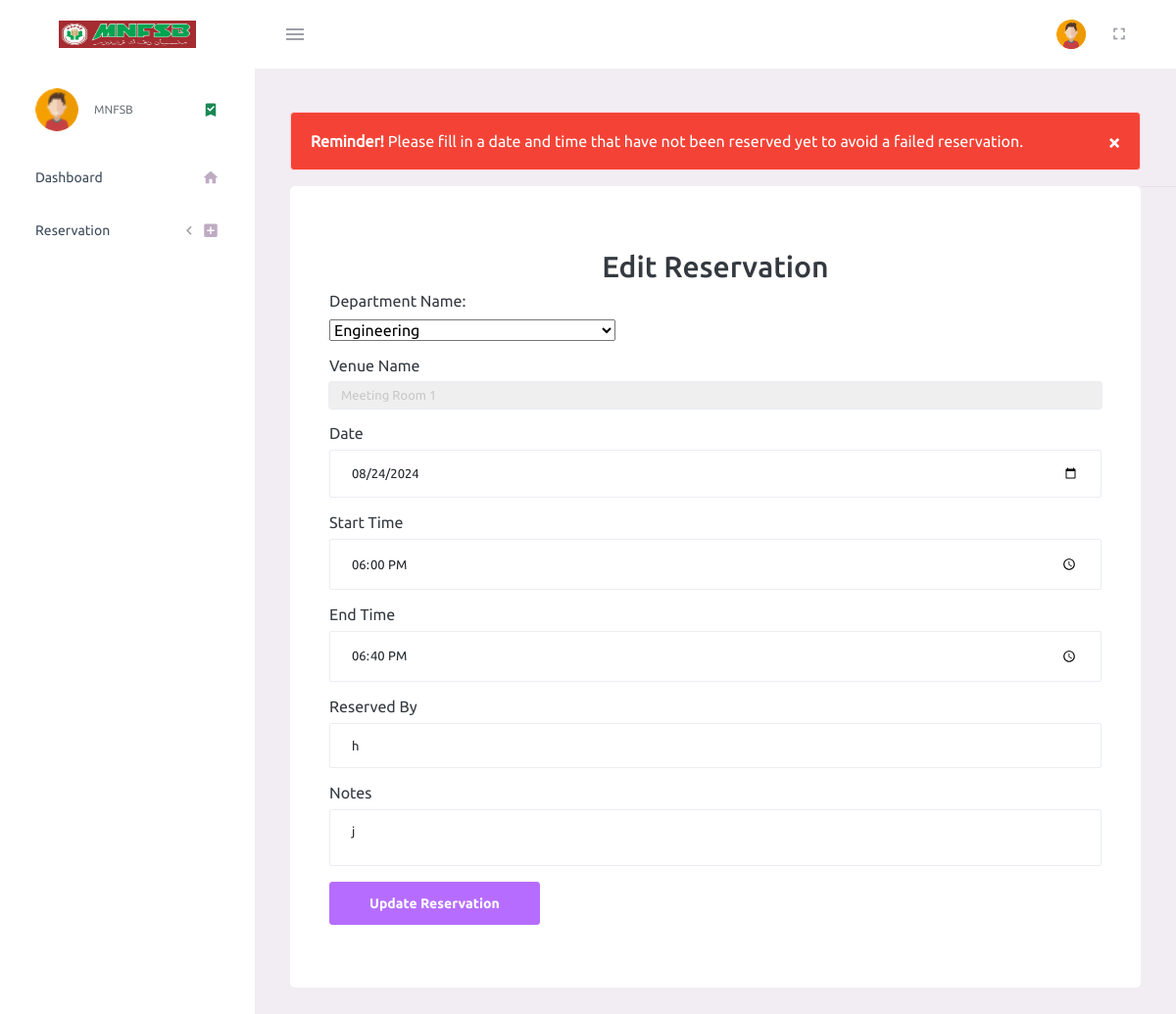
Screenshot of /newEdit.php?id=53 with the database file from the repository.
### tables this page shows
CREATE TABLE `reservation` (
  `resevID` int NOT NULL,
  `DeptName` varchar(350) NOT NULL,
  `activity` varchar(500) NOT NULL,
  `start_time` varchar(256) NOT NULL,
  `end_time` varchar(256) NOT NULL,
  `date` date DEFAULT NULL,
  `reserved_by` varchar(256) NOT NULL,
  `VenueId` int NOT NULL
);

### newEdit.php (the view, shortened to what this page needs)
<head>
<link rel="stylesheet" href="//code.jquery.com/ui/1.12.1/themes/base/jquery-ui.css">
</head>
<?php
$host = "localhost";
$username = "root";
$password = "";
$database = "onlinebooking";
$conn = new mysqli($host, $username, $password, $database);
if (isset($_GET['id'])) {
    $resevID = $_GET['id'];
    $sql = "SELECT reservation.*, venue.VenueName
        FROM reservation
        LEFT JOIN venue ON reservation.VenueId = venue.VenueId
        WHERE reservation.resevID = $resevID";
    $result = $conn->query($sql);
    if ($result->num_rows > 0) {
        $row = $result->fetch_assoc();
        $venue_sql = "SELECT VenueId, VenueName FROM venue";
        $venue_result = $conn->query($venue_sql);
        include 'head.php';
        echo '<body>
            <div class="container-scroller">
                ';
        echo '<nav class="navbar default-layout-navbar col-lg-12 col-12 p-0 fixed-top d-flex flex-row">';
        include 'navBarAfter.php';
        $currentDept = $row["DeptName"];
        echo '</nav>
        <div class="main-panel">
            <div class="content-wrapper">
                <div class="alert alert-danger">
                    <span class="closebtn" onclick="this.parentElement.style.display=\'none\';">&times;</span>
                    <strong>Reminder!</strong> Please fill in a date and time that have not been reserved yet to avoid a failed reservation.
                </div>
                <div>
                    <div class="row">
                        <div class="col-lg-12 grid-margin stretch-card">
                            <div class="card">
                                <div class="card-body">
                                    <h2 class="text-center mt-4">Edit Reservation</h2>
                                    <form action="updateResv.php" method="POST" autocomplete="off">
                                        <input type="hidden" name="resevID" value="' . htmlspecialchars($resevID) . '">
                                        <div class="mb-3">
                                            <label for="DeptName">Department Name:</label>
                                            <div style="margin-top: 10px;"></div>
                                            <select name="DeptName" id="DeptName">
                                                <option value="">--- Choose a department ---</option>';
        $departments = [
            "Human Resource(HR)",
            "Production",
            "Engineering",
            "Finance",
            "Logistic",
            "Health, Safety and Environment(HSE)",
            "Quality Assurance(QA)",
            "Procurement",
            "Technical Services"
        ];
        foreach ($departments as $dept) {
            $selected = ($currentDept == $dept) ? 'selected' : '';
            echo '<option value="' . htmlspecialchars($dept) . '" ' . $selected . '>' . htmlspecialchars($dept) . '</option>';
        }
        echo '              </select>
                        </div>';
								include 'javaScript.php';
                               echo '
    <div class="mb-3">
        <label for="VenueName" class="form-label">Venue Name</label>
        <select name="VenueName" class="form-control" id="VenueName" required>';
        if ($venue_result->num_rows > 0) {
            while ($venue_row = $venue_result->fetch_assoc()) {
                $selected = ($venue_row['VenueName'] == $row['VenueName']) ? 'selected' : '';
                echo '<option value="' . $venue_row['VenueId'] . '" ' . $selected . '>' . $venue_row['VenueName'] . '</option>';
            }
        }
        echo '</select>
    </div>
    <div class="mb-3">
        <label for="date" class="form-label">Date</label>
        <input name="date" type="date" class="form-control" id="date" value="' . $row["date"] . '">
    </div>
    <div class="mb-3">
        <label for="start_time" class="form-label">Start Time</label>
        <input type="time" class="form-control" name="start_time" id="start_time" value="' . $row["start_time"] . '" required>
    </div>
    <div class="mb-3">
        <label for="end_time" class="form-label">End Time</label>
        <input type="time" class="form-control" name="end_time" id="end_time" value="' . $row["end_time"] . '" required>
    </div>
	<div class="mb-3">
        <label for="reserved_by" class="form-label">Reserved By</label>
        <input type="text" class="form-control" name="reserved_by" id="reserved_by" value="' . $row["reserved_by"] . '" required>
    </div>
    <div class="mb-3">
        <label for="activity" class="form-label">Notes</label>
        <textarea name="activity" class="form-control" placeholder="Activity" id="activity">' . $row["activity"] . '</textarea>
    </div>
    <div class="form-group">
        <input class="btn btn-primary" type="submit" name="update" value="Update Reservation" />
    </div>
			</form>
                                </div>
                            </div>
                                    <footer class="footer">
                                        <div class="container-fluid d-flex justify-content-between">
                                            <span class="text-muted d-block text-center text-sm-start d-sm-inline-block">Copyright © GreenTech.com 2021</span>
                                        </div>
                                    </footer>
                                </div>
                            </div>
                        </div>
                    </div>
                </div>
            </body>';
        include 'javaScript.php';
    } else {
        echo "Reservation not found";
    }
}
?>

### newEdit.php (style rules this page uses)
.alert { padding: 20px; background-color: #f44336; color: white; }
.closebtn { margin-left: 15px; color: white; font-weight: bold; float: right; font-size: 22px; line-height: 20px; cursor: pointer; transition: 0.3s; }

### rows the page displays
reservation: date "08/24/2024", start_time "18:00", end_time "18:40", reserved_by "h", activity "j"

### other values shown
form field DeptName "Engineering"
form field VenueName "Meeting Room 1"
